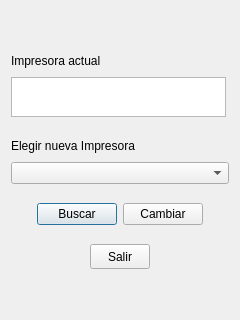
<?xml version="1.0" encoding="UTF-8"?>
<ui version="4.0">
 <class>PrinterConfigDialog</class>
 <widget class="QDialog" name="PrinterConfigDialog">
  <property name="geometry">
   <rect>
    <x>0</x>
    <y>0</y>
    <width>240</width>
    <height>320</height>
   </rect>
  </property>
  <property name="minimumSize">
   <size>
    <width>240</width>
    <height>320</height>
   </size>
  </property>
  <property name="maximumSize">
   <size>
    <width>240</width>
    <height>320</height>
   </size>
  </property>
  <property name="windowTitle">
   <string>Configuracion Impresora</string>
  </property>
  <property name="modal">
   <bool>true</bool>
  </property>
  <layout class="QGridLayout" name="gridLayout">
   <item row="0" column="0">
    <spacer name="verticalSpacer_4">
     <property name="orientation">
      <enum>Qt::Vertical</enum>
     </property>
     <property name="sizeHint" stdset="0">
      <size>
       <width>20</width>
       <height>2</height>
      </size>
     </property>
    </spacer>
   </item>
   <item row="1" column="0">
    <layout class="QVBoxLayout" name="verticalLayout_3">
     <item>
      <layout class="QVBoxLayout" name="verticalLayout">
       <item>
        <layout class="QHBoxLayout" name="horizontalLayout_2">
         <item>
          <widget class="QLabel" name="label">
           <property name="text">
            <string>Impresora actual</string>
           </property>
          </widget>
         </item>
         <item>
          <spacer name="horizontalSpacer_2">
           <property name="orientation">
            <enum>Qt::Horizontal</enum>
           </property>
           <property name="sizeHint" stdset="0">
            <size>
             <width>40</width>
             <height>20</height>
            </size>
           </property>
          </spacer>
         </item>
        </layout>
       </item>
       <item>
        <widget class="QTextEdit" name="textEdit">
         <property name="minimumSize">
          <size>
           <width>215</width>
           <height>40</height>
          </size>
         </property>
         <property name="maximumSize">
          <size>
           <width>215</width>
           <height>40</height>
          </size>
         </property>
         <property name="verticalScrollBarPolicy">
          <enum>Qt::ScrollBarAlwaysOff</enum>
         </property>
         <property name="horizontalScrollBarPolicy">
          <enum>Qt::ScrollBarAlwaysOff</enum>
         </property>
         <property name="readOnly">
          <bool>true</bool>
         </property>
        </widget>
       </item>
      </layout>
     </item>
     <item>
      <spacer name="verticalSpacer">
       <property name="orientation">
        <enum>Qt::Vertical</enum>
       </property>
       <property name="sizeHint" stdset="0">
        <size>
         <width>20</width>
         <height>13</height>
        </size>
       </property>
      </spacer>
     </item>
     <item>
      <layout class="QVBoxLayout" name="verticalLayout_2">
       <item>
        <layout class="QHBoxLayout" name="horizontalLayout">
         <item>
          <widget class="QLabel" name="label_2">
           <property name="text">
            <string>Elegir nueva Impresora</string>
           </property>
          </widget>
         </item>
         <item>
          <spacer name="horizontalSpacer">
           <property name="orientation">
            <enum>Qt::Horizontal</enum>
           </property>
           <property name="sizeHint" stdset="0">
            <size>
             <width>40</width>
             <height>20</height>
            </size>
           </property>
          </spacer>
         </item>
        </layout>
       </item>
       <item>
        <widget class="QComboBox" name="comboBox"/>
       </item>
      </layout>
     </item>
     <item>
      <spacer name="verticalSpacer_2">
       <property name="orientation">
        <enum>Qt::Vertical</enum>
       </property>
       <property name="sizeHint" stdset="0">
        <size>
         <width>20</width>
         <height>13</height>
        </size>
       </property>
      </spacer>
     </item>
     <item>
      <layout class="QHBoxLayout" name="horizontalLayout_3">
       <item>
        <spacer name="horizontalSpacer_5">
         <property name="orientation">
          <enum>Qt::Horizontal</enum>
         </property>
         <property name="sizeHint" stdset="0">
          <size>
           <width>13</width>
           <height>20</height>
          </size>
         </property>
        </spacer>
       </item>
       <item>
        <widget class="QPushButton" name="search_pushButton">
         <property name="text">
          <string>Buscar</string>
         </property>
        </widget>
       </item>
       <item>
        <widget class="QPushButton" name="change_pushButton">
         <property name="text">
          <string>Cambiar</string>
         </property>
        </widget>
       </item>
       <item>
        <spacer name="horizontalSpacer_6">
         <property name="orientation">
          <enum>Qt::Horizontal</enum>
         </property>
         <property name="sizeHint" stdset="0">
          <size>
           <width>17</width>
           <height>20</height>
          </size>
         </property>
        </spacer>
       </item>
      </layout>
     </item>
     <item>
      <spacer name="verticalSpacer_5">
       <property name="orientation">
        <enum>Qt::Vertical</enum>
       </property>
       <property name="sizeHint" stdset="0">
        <size>
         <width>20</width>
         <height>13</height>
        </size>
       </property>
      </spacer>
     </item>
     <item>
      <layout class="QHBoxLayout" name="horizontalLayout_5">
       <item>
        <spacer name="horizontalSpacer_9">
         <property name="orientation">
          <enum>Qt::Horizontal</enum>
         </property>
         <property name="sizeHint" stdset="0">
          <size>
           <width>40</width>
           <height>20</height>
          </size>
         </property>
        </spacer>
       </item>
       <item>
        <widget class="QPushButton" name="close_pushButton">
         <property name="minimumSize">
          <size>
           <width>60</width>
           <height>25</height>
          </size>
         </property>
         <property name="maximumSize">
          <size>
           <width>60</width>
           <height>25</height>
          </size>
         </property>
         <property name="text">
          <string>Salir</string>
         </property>
        </widget>
       </item>
       <item>
        <spacer name="horizontalSpacer_10">
         <property name="orientation">
          <enum>Qt::Horizontal</enum>
         </property>
         <property name="sizeHint" stdset="0">
          <size>
           <width>40</width>
           <height>20</height>
          </size>
         </property>
        </spacer>
       </item>
      </layout>
     </item>
    </layout>
   </item>
   <item row="2" column="0">
    <spacer name="verticalSpacer_3">
     <property name="orientation">
      <enum>Qt::Vertical</enum>
     </property>
     <property name="sizeHint" stdset="0">
      <size>
       <width>20</width>
       <height>2</height>
      </size>
     </property>
    </spacer>
   </item>
  </layout>
 </widget>
 <resources/>
 <connections/>
</ui>
